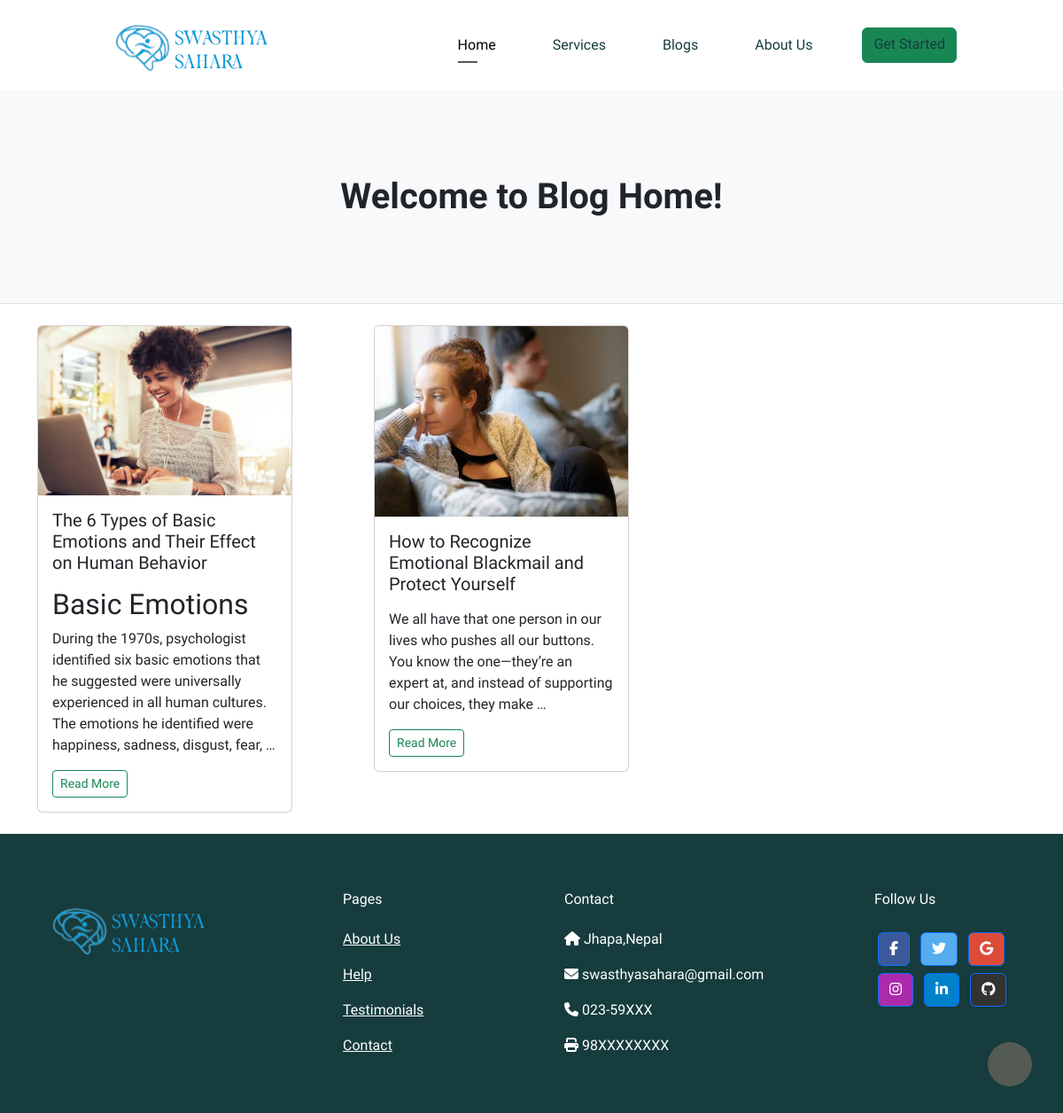
Screenshot of /blogs with the database file from the repository.
### Main/models.py (models this page shows, shortened)
class Blog(models.Model):
    cover_img=models.ImageField(upload_to='images/',null=True,blank=True)
    title = models.CharField(max_length=100)
    content=CKEditor5Field()
    created_on = models.DateTimeField(default=timezone.now)
    author=models.ForeignKey(settings.AUTH_USER_MODEL,on_delete=models.CASCADE,blank=True,null=True)
    category=models.CharField(max_length=100,default='Self-Care')

### Main/views.py (the view)
# urls.py: path('blogs',views.blog_home,name='blog-home'),
def blog_home(request):
    blogs=Blog.objects.all()
    return render(request,"main/blog_home.html",{'blogs':blogs})

### templates/main/blog_home.html
{% extends "base.html" %}
{% block body %}
<header class="py-5 bg-light border-bottom mb-4">
    <div class="container">
        <div class="text-center my-5">
            <h1 class="fw-bolder">Welcome to Blog Home!</h1>
        </div>
    </div>
</header>
<div class="container">
    <div class="row">
        {% for post in blogs %}
        <div class="col-lg-4 mb-4">
            <div class="card" style="width: 18rem;">
                <img src="{{post.cover_img.url}}" class="card-img-top" alt="...">
                <div class="card-body">
                    <h5 class="card-title">{{post.title}}</h5>
                    <p class="card-text">{{post.content|truncatewords:30|safe}}</p>
                    <a href="{% url 'blog_post' post.pk %}" class="btn btn-outline-success btn-sm">Read More</a>
                  </div>
            </div>
        </div>
    {% empty %}
    <p>No posts available.</p>
    {% endfor %}
</div>
</div>
{% endblock %}

### static/css/style.css (style rules this page uses)
:root { --primary: #163c3d; --paragraph-gray: #535b53; --primary-light: #e2eddf; --dark-grey: #475467; --white: white; --catskill:#edf6f9; --default: #0c090c; --padding: attr(data-padding); --margin: attr(data-margin); }
a { text-decoration: none; }
.body-font { font-family: 'Lexend', sans-serif !important; font-weight: 400; }

### rows the page displays
Blog: cover_img (picture), title "The 6 Types of Basic Emotions and Their Effect on Human Behavior", content "Basic Emotions During the 1970s, psychologist identified six basic emotions that he suggested were universally experienced in all human cultures. The emotions he identified were happiness, sadness, disgust, fear, …"
Blog: cover_img (picture), title "How to Recognize Emotional Blackmail and Protect Yourself", content "We all have that one person in our lives who pushes all our buttons. You know the one—they’re an expert at, and instead of supporting our choices, they make …"
